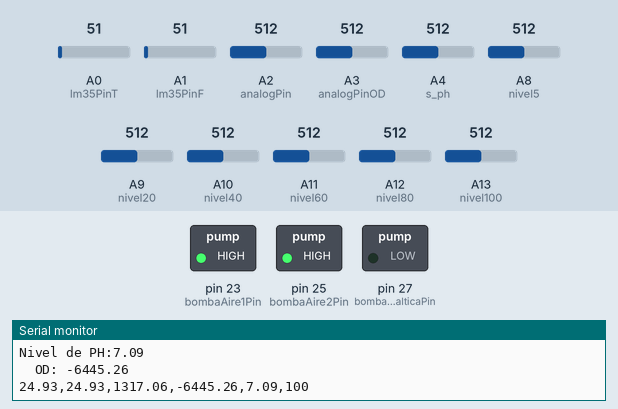
Recording of a sketch running on a simulated Arduino Mega 2560, built with avr-gcc and run on an emulated ATmega2560. On the bench: switched loads named in the sketch (green lamp = pin HIGH), the last lines printed to the serial monitor. Inputs (shaded band) come from the test bench; at power-on: A3 (analogPinOD) = 512, A0 (lm35PinT) = 51, A1 (lm35PinF) = 51, A2 (analogPin) = 512, A4 (s_ph) = 512, A8 (nivel5) = 512, A9 (nivel20) = 512, A10 (nivel40) = 512, A11 (nivel60) = 512, A12 (nivel80) = 512, A13 (nivel100) = 512. No radio packets arrive unless stated.

Above: at 7.6 s.
7.7 s: A3 (analogPinOD) set to 30
21.6 s: A3 (analogPinOD) set to 23
At 35.5 s:
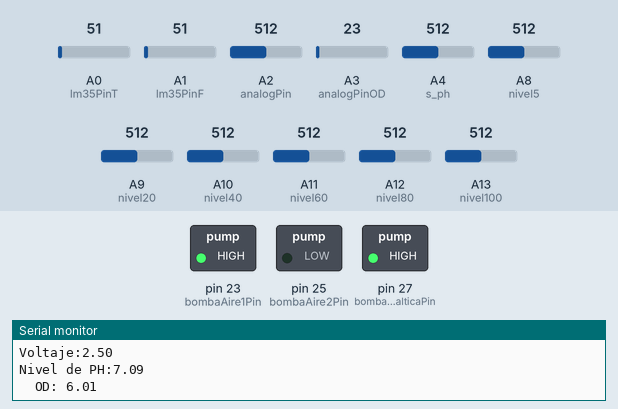
38.0 s: A3 (analogPinOD) set to 110
At 51.5 s:
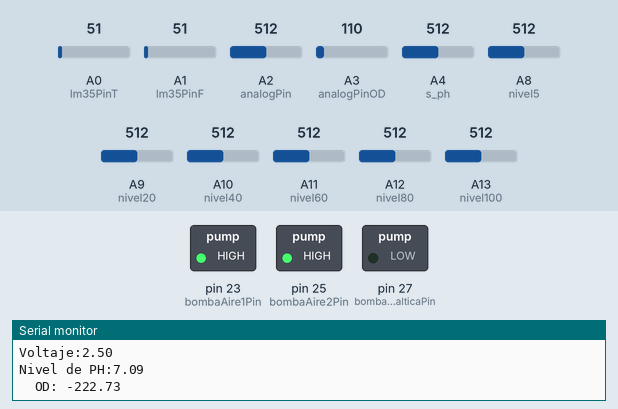
52.0 s: A3 (analogPinOD) set to 10
At 67.6 s:
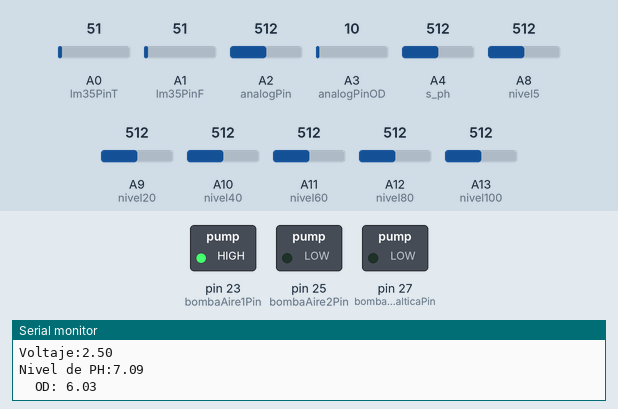
Timing chart, 0 to 96.9 s (numbered marks = the images above; inputs shaded):
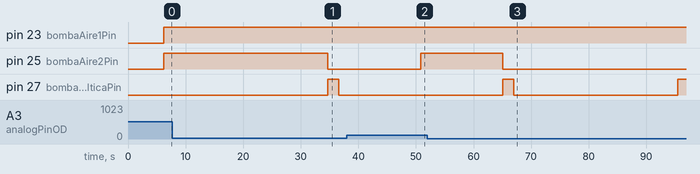

The sketch:

ARDUINOMEGA5060.ino
```cpp
#include <Wire.h>
#include <SPI.h>
#include <LoRa.h>

const int lm35PinT = A0;      // Pin analógico conectado al sensor LM35 TANQUE
int lm35PinF = A1;      // Pin analógico conectado al sensor LM35 LAGUNA
const int analogPin = A2;     // Pin analógico conectado al sensor TDS
const int analogPinOD = A3;   // Pin analógico conectado al sensor OD
int s_ph = A4;                // Pin analógico conectado al sensor pH

const int nivel5 = A8;       // nivel de agua  5
const int nivel20 = A9;       // nivel de agua  20
const int nivel40 = A10;       // nivel de agua  40
const int nivel60 = A11;      // nivel de agua  60
const int nivel80 = A12;      // nivel de agua  80
const int nivel100 = A13;     // nivel de agua  100

//Frecuencia de funcionamiento LoRa
const long frequency = 915E6;


float temperatureT;   //
float temperatureF;   //
float tdsValue;
float ph_act;
int nivelTanque=0;
float oxigeno;


// Variables para sensor pH
float calibration_value = 21.34;
int phval = 0;
unsigned long int avgval;
int buffer_arr[10], temp;

// Variables para nivel de agua y sus umbrales
int lectura5,lectura20, lectura40, lectura60, lectura80, lectura100;
const int umbral5 = 100;
const int umbral20 = 100;
const int umbral40 = 100;
const int umbral60 = 100;
const int umbral80 = 100;
const int umbral100 = 100;


//Bombas de aire
const int bombaAire1Pin = 23; // bomba de aire 1
const int bombaAire2Pin = 25; // bomba de aire 2

//Bomba peristaltica
const int bombaPeristalticaPin = 27;                //bomba peristáltica
const float tiempoPorMl = 0.73;                     // Tiempo en segundos para suministrar 1 mL
const float dosisMl = 2.6;                          // Cantidad de líquido en mL por dosis
const unsigned long intervaloDosis = 8 * 60 * 1000; // Tiempo entre dosis en milisegundos
unsigned long ultimoTiempoDosis = 0;                // Último momento en que se activó la bomba peristáltica


void setup() {
  Serial.begin(9600);

  pinMode(analogPinOD, INPUT);   // Pin analógico conectado al sensor OD
  pinMode(s_ph, INPUT); // Pin del sensor de PH

  // Configuración de pines como salida
  pinMode(bombaAire1Pin, OUTPUT);
  pinMode(bombaAire2Pin, OUTPUT);
  pinMode(bombaPeristalticaPin, OUTPUT);


  // Inicialización de bombas apagadas
  digitalWrite(bombaAire1Pin, LOW);
  digitalWrite(bombaAire2Pin, LOW);
  digitalWrite(bombaPeristalticaPin, LOW);

  // Conexión del LoRa
  LoRa.setPins(10, 9, 2); // NSS, RST, DIO0
  if (!LoRa.begin(frequency)) {
    Serial.println("No se pudo conectar LoRa");
    while (1);
  }
  Serial.println("LoRa iniciado");
}


void loop() {
  medirTemperatura();
  medirTDS();
  medirNivelAgua();
  PH();
  OD();
  LORA();
  delay(2000); //
}


void medirTemperatura() {
  int sensorValueT = analogRead(lm35PinT);
  int sensorValueF = analogRead(lm35PinF);

  float voltageT = sensorValueT * (5.0 / 1023.0);
  float voltageF = sensorValueF * (5.0 / 1023.0);
   temperatureT = voltageT * 100.0;
   temperatureF = voltageF * 100.0;

  Serial.print("Temperatura T: ");
  Serial.print(temperatureT);
  Serial.println(" °C");
  Serial.print("Temperatura F: ");
  Serial.print(temperatureF);
  Serial.println(" °C");
}


void medirTDS() {
  int sensorValue = analogRead(analogPin);
  float voltage = sensorValue * (5.0 / 1023.0);
   tdsValue = (133.42 * voltage * voltage * voltage - 255.86 * voltage * voltage + 857.39 * voltage) * 0.5;

  Serial.print("TDS: ");
  Serial.print(tdsValue);
  Serial.println(" ppm");
}


void OD() {
  int sensorValue = analogRead(analogPinOD);

   oxigeno = -0.0011 * pow(sensorValue * (5.0 / 1023.0) * 1000.0, 2) + 0.1771 * (sensorValue * (5.0 / 1023.0) * 1000.0) + 0.0067;

  // Imprime los valores en el monitor serial
  Serial.print("  OD: ");
  Serial.println(oxigeno);
  //Serial.print("  Voltaje (mV): ");
  //Serial.println(sensorValue * (5.0 / 1023.0) * 1000.0, 2);

  // Control de las bombas de aire

  if (oxigeno < 7.0) {
    digitalWrite(bombaAire1Pin, HIGH); // Activa bomba 1
  } else {
    digitalWrite(bombaAire1Pin, LOW);  // Apaga bomba 1
  }


  if (oxigeno < 4.5) {
    digitalWrite(bombaAire2Pin, HIGH); // Activa bomba 2
  } else {
    digitalWrite(bombaAire2Pin, LOW);  // Apaga bomba 2
  }


  // Control de la bomba peristáltica
  unsigned long tiempoActual = millis();
  if (tiempoActual - ultimoTiempoDosis >= intervaloDosis) {
    // Activa bomba peristáltica
    unsigned long tiempoBomba = dosisMl * tiempoPorMl * 1000;
    digitalWrite(bombaPeristalticaPin, HIGH);
    delay(tiempoBomba);
    digitalWrite(bombaPeristalticaPin, LOW);

    // Actualiza el tiempo de la última dosis
    ultimoTiempoDosis = tiempoActual;
  }
  delay(1000);
}


void PH() {
  for (int i = 0; i < 10; i++) {
    buffer_arr[i] = analogRead(A4);
    delay(500);
  }
  for (int i = 0; i < 9; i++) {
    for (int j = i + 1; j < 10; j++) {
      if (buffer_arr[i] > buffer_arr[j]) {
        temp = buffer_arr[i];
        buffer_arr[i] = buffer_arr[j];
        buffer_arr[j] = temp;
      }
    }
  }

  avgval = 0;
  for (int i = 2; i < 8; i++) {
    avgval += buffer_arr[i];
  }
  float volt = (float)avgval * 5.0 / 1024 / 6;
   ph_act = -5.70 * volt + calibration_value;

  Serial.print("Voltaje:");
  Serial.println(volt);

  Serial.print("Nivel de PH:");
  Serial.println(ph_act);
}


void medirNivelAgua() {
  lectura5 = analogRead(nivel5);
  lectura20 = analogRead(nivel20);
  lectura40 = analogRead(nivel40);
  lectura60 = analogRead(nivel60);
  lectura80 = analogRead(nivel80);
  lectura100 = analogRead(nivel100);

  // Determinar el nivel de agua
  if (lectura100 >= umbral100) {
    nivelTanque = 100;
    Serial.println("Nivel 100%");
  } else if (lectura80 >= umbral80) {
    nivelTanque = 80;
    Serial.println("Nivel 80%");
  } else if (lectura60 >= umbral60) {
    nivelTanque = 60;
    Serial.println("Nivel 60%");
  } else if (lectura40 >= umbral40) {
    nivelTanque = 40;
    Serial.println("Nivel 40%");
  } else if (lectura20 >= umbral20) {
    nivelTanque = 20;
    Serial.println("Nivel 20%");
  }  else if (lectura5 >= umbral5) {
    nivelTanque = 5;
    Serial.println("Nivel 10%");
  }   else {
    nivelTanque = 0;
    Serial.println("Nivel 0%");
  }

  Serial.print("Nivel del tanque almacenado: ");
  Serial.println(nivelTanque);

  Serial.print("Lectura nivel 10%: ");
  Serial.print(lectura5);
  Serial.print("Lectura nivel 20%: ");
  Serial.print(lectura20);
  Serial.print(" | Nivel 40%: ");
  Serial.print(lectura40);
  Serial.print(" | Nivel 60%: ");
  Serial.print(lectura60);
  Serial.print(" | Nivel 80%: ");
  Serial.print(lectura80);
  Serial.print(" | Nivel 100%: ");
  Serial.println(lectura100);

  delay(1000); // Lectura 1 segundos
}


void LORA() {
  // Enviar datos vía LoRa sin limitantes de caracteres
  /*LoRa.beginPacket();

  LoRa.print(temperatureT);
  LoRa.println(" °C");

  LoRa.print(temperatureF);
  LoRa.println(" °F");

  LoRa.print(tdsValue);
  LoRa.println(" ppm");

  LoRa.print(oxigeno);
  LoRa.println(" mg/L");

  LoRa.print("PH: ");
  LoRa.println(ph_act);

  LoRa.print("Nivel: ");
  LoRa.println(nivelTanque);

  LoRa.endPacket();*/


  Serial.print(temperatureT);
  Serial.print(",");
  Serial.print(temperatureF);
  Serial.print(",");
  Serial.print(tdsValue);
  Serial.print(",");
  Serial.print(oxigeno);
  Serial.print(",");
  Serial.print(ph_act);
  Serial.print(",");
  Serial.println(nivelTanque);


  LoRa.beginPacket();

  LoRa.print(temperatureT);
  LoRa.print(",");
  LoRa.print(temperatureF);
  LoRa.print(",");
  LoRa.print(tdsValue);
  LoRa.print(",");
  LoRa.print(oxigeno);
  LoRa.print(",");
  LoRa.print(ph_act);
  LoRa.print(",");
  LoRa.print(nivelTanque);

  LoRa.endPacket();

  // Esperar 5 segundos antes de enviar nuevamente
  delay(5000);
}
```

Measured:
- the behaviour switches between 27 and 26 on A3 (analogPinOD) (found by bisection; images 0 and 1)
- after the input at 21.6 s, pin 25 (bombaAire2Pin): HIGH → LOW after 13.1 s
- after the input at 38.0 s, pin 25 (bombaAire2Pin): LOW → HIGH after 12.8 s
- after the input at 52.0 s, pin 25 (bombaAire2Pin): HIGH → LOW after 13.1 s
